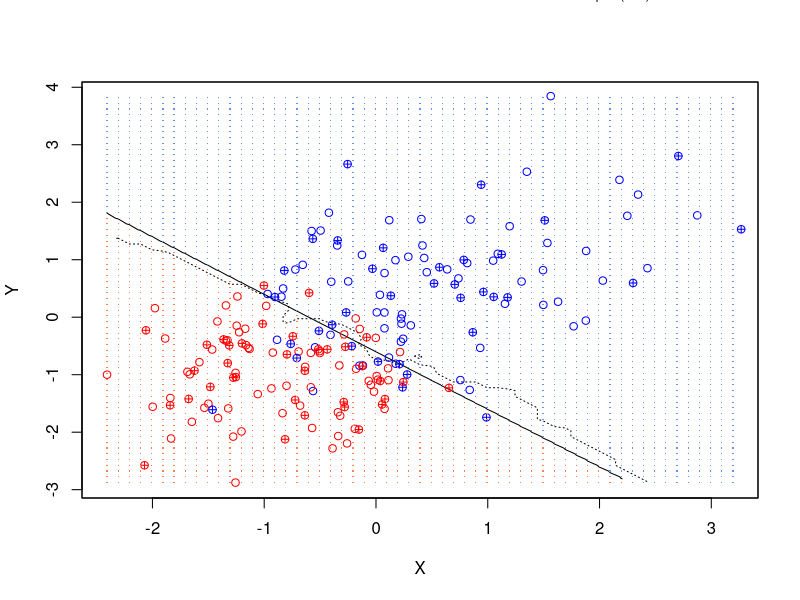

The R script that drew this image:
## Testing the K-Nearest-Neighbors algorithm ##

#Created by A.Sosa-Costa 25/06/2017

#This script tests the performance of the KNN algorithm.
#-First it creates two random samples from two different multivariate Normal distributions,
# whose parameters (mean and covariance matrix) can be individually adjusted
#-Then the data randomly generated is divided in two subgroups, which will be
# used later as the training subset and the test subset respectively
#-The KNN algorithm is applied on the test data subset two classify it as Group A or Group B
#-Finally the decision boundary obtained from the KNN algorithm is plotted together with
# Bayes decision boundary and the classified points (using KNN)
#-The output TT indicates the classifications successfully assigned to groups A and B.

rm(list=ls())
library(mvtnorm)  #random number generator for the multivariate normal distribution
library(class)    #to use the knn function

#Declare parameters to be used
seed1=40        #Seed value for random number generator
N1=100          #Number of random points to be generated for GroupA
N2=100          #Number of random points to be generated for GroupB
mu1=c(0.5,0.5)  #Mean values of the multivariate distribution (GroupA)
mu2=c(-1,-1)    #Mean values of the multivariate distribution (GroupB)
var1=matrix(c(1, 0.5, 0.5, 1), nrow = 2)   #covariance matrix (GroupA)
var2=matrix(c(0.5, 0, 0, 0.5), nrow = 2)   #covariance matrix (GroupA)
a=65  #define the data subset used as training data a*(N1+N2)/100
k1=9  #number of neighbours considered

#Creates two distinguishable random set of points in 2D (Training data set)
set.seed(seed1)
groupA<-rmvnorm(N1, mean =mu1 , sigma = var1)
groupB<-rmvnorm(N2, mean =mu2 , sigma = var2)
# Plot both groups of points to check that everything is correct
# plot(groupA,type='p',col='blue',xlim=c(min(groupB[,1]),max(groupA[,1])),ylim=c(min(groupB[,2]),max(groupA[,2])))
# points(groupB,type='p',col='red')


# Divide the data in a training subset and a test subset (to a ratio of a:b=65:35)
a1=round(a*N1/100)
a2=round(a*N2/100)
train_data<-rbind(groupA[1:a1,],groupB[1:a2,]) 
test_data<-rbind(groupA[(a1+1):N1,],groupB[(a2+1):N2,]) 

#Create a label vector indicating which data subset corresponds to each subgroup
train_label<-factor(c(rep('GroupA',a1),rep('GroupB',a2)))
test_label<-factor(c(rep('GroupA',N1-a1),rep('GroupB',N2-a2)))


##Implement kNN algorithm
knn_out<- knn(train = train_data, test = test_data,cl = train_label, k=k1,prob=TRUE)
#attributes(.Last.value)
pp<-attr(knn_out,'prob')

#Calculate the proportion of correct classification
100*sum(test_label==knn_out)/length(pp)

#Success rate
TT<-table(knn_out,test_label)


## KNN-based decision boundary ##

#First I create a grid with xy pairs within the range of data (training+test in both groups)
datat<-rbind(groupA,groupB)
xl<-range(datat[,1])
yl<-range(datat[,2])
px<-seq(from=xl[1],to=xl[2],by=0.1)
py<-seq(from=yl[1],to=yl[2],by=0.1)
xydata<-expand.grid(x=px,y=py) 

#Then create the countor map
knn_map<- knn(train = train_data, test = xydata,cl = train_label, k=k1,prob=TRUE)
prob <- attr(knn_map, "prob")
prob <- ifelse(knn_map=="GroupA", prob, 1-prob)
prob_bound <- matrix(prob, nrow = length(px), ncol = length(py))

#plot decision boundary using KNN algorithm
# contour(px, py, prob_bound,level=0.5,labels="", xlab="", ylab="", main=
#           "10-nearest neighbour", axes=TRUE)
# points(train_data,col=ifelse(train_label=='GroupA','blue','red'))
# points(test_data,col=ifelse(test_label=='GroupA','cornflowerblue','coral'))
# points(xydata, pch=".", cex=1.2, col=ifelse(prob_bound<0.5, "coral", "cornflowerblue"))
# box()


## Bayes decision boundary (BDB) ##
#(Since we know the distributions from where the random points were simulated
#we can caclculate with precision what is the probability of a given xy pair
#to belong either to GroupA or GroupB)

prob1<-dmvnorm(xydata, mean = mu1, sigma = var1, log=FALSE) #multivariate normal distribution
prob2<-dmvnorm(xydata, mean = mu2, sigma = var2, log=FALSE) #multivariate normal distribution
prob12 <- matrix(prob2-prob1, nrow = length(px), ncol = length(py))

## Master Final Plot ##
contour(px, py, prob12,level=0,labels="", xlab="X", ylab="Y") #plot Bayes decision boundary
contour(px, py, prob_bound,level=0.5,labels="", xlab="", ylab="", main=
          "10-nearest neighbour", axes=TRUE, add=TRUE,lty="dotted")  #plot KNN decision boundary

points(train_data,col=ifelse(train_label=='GroupA','blue','red'))    #plot training data points
points(test_data,col=ifelse(test_label=='GroupA','blue','red'),pch=10)#plot test data points
points(xydata, pch=".", cex=1.2, col=ifelse(prob12>0, "coral", "cornflowerblue")) #GroupA and GroupB spaces,

par(xpd=TRUE)                                                                                  #defined by BDB
legend(1.5,6, legend=c("Group A (training)", "Group B (training)","GroupA (test)","Group B (test)" ),
       col=c("blue", "red","blue", "red"), pch=c(1,1,10,10), cex=0.8,bty="n",y.intersp=0.25)
legend(-2,6, legend=c("Bayes Decision Boundary","KNN Decision Boundary" ),
       lty=c("solid","dotted"), cex=0.8,bty="n",y.intersp=0.25)
box()

